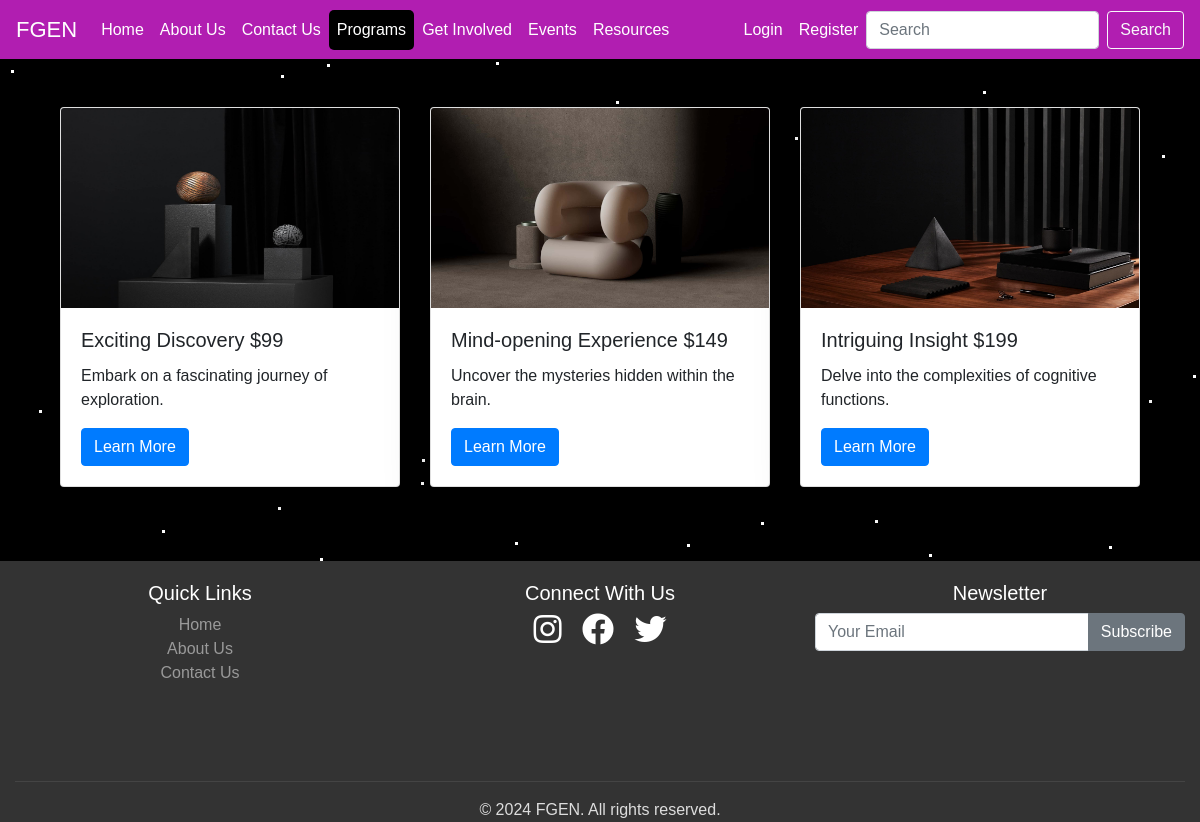
Screenshot of /programs/ with the database file from the repository.
### new_App/models.py (models this page shows, shortened)
class Programs(models.Model):
    p_name = models.CharField(max_length=100)
    p_description = models.CharField(max_length=200)
    p_price = models.IntegerField()
    p_imagename = models.CharField(max_length=100)
    created_at = models.DateTimeField(auto_now_add=True)

### new_App/views.py (the view)
# urls.py: path('programs/', views.programs, name='programs'),
def programs(request):
    programs = Programs.objects.all()
    return render(request, 'programs.html', {'active_page': 'programs', 'programs':programs})

### new_App/templates/programs.html (shortened to what this page needs)
{% extends 'base.html' %}
{% load static%}
{% block content %}
    <div class="container-fluid mt-5">
        <div class="row justify-content-center">
            {% for program in programs %}
            <div class="col-md-4 col-sm-12">
                <div class="card card-custom program-card shadow-lg">
                    <img src="/static/assets/images/{{program.p_imagename}}.jpeg" height=200 width=100 class="card-img-top" alt="Card Image">
                    <div class="card-body">
                        <h5 class="card-title">{{program.p_name}} <span>${{program.p_price}}</span></h5>
                        <p class="card-text">{{program.p_description}}</p>
                        <a href="#" class="btn btn-primary">Learn More</a>
                    </div>
                </div>
            </div>
            {% endfor %}
        </div>
    </div>
{% endblock %}

### new_App/templates/base.html (shortened to what this page needs)
{% load static %}
<!DOCTYPE html>
<html lang="en">
<head>
    <link rel="stylesheet" href="https://stackpath.bootstrapcdn.com/bootstrap/4.5.2/css/bootstrap.min.css">
    <link rel="stylesheet" href="https://cdnjs.cloudflare.com/ajax/libs/font-awesome/5.15.4/css/all.min.css">
    <link rel="stylesheet" href="{% static 'assets/css/style.css' %}">
</head>
<body>
    <nav class="navbar navbar-expand-lg navbar-fixed-top navbar-dark bg-purple">
        <a class="navbar-brand" href="{% url 'home' %}" style="font-size:22px;">FGEN</a>
        <div class="collapse navbar-collapse" id="navbarNav">
            <ul class="navbar-nav mr-auto">
                <li class="nav-item">
                    <a class="{% if active_page == 'home' %}active{% endif %} nav-link" href="{% url 'home' %}">Home</a>
                </li>
                <li class="nav-item">
                    <a class="nav-link {% if active_page == 'about' %}active{% endif %}" href="{% url 'about_us' %}">About Us</a>
                </li>
                <li class="nav-item">
                    <a class="nav-link {% if active_page == 'contact' %}active{% endif %}" href="{% url 'contact_us' %}">Contact Us</a>
                </li>
                <li class="nav-item">
                    <a class="nav-link {% if active_page == 'programs' %}active{% endif %}" href="{% url 'programs' %}">Programs</a>
                </li>
                <li class="nav-item">
                    <a class="nav-link {% if active_page == 'getinvolved' %}active{% endif %}" href="{% url 'get_involved' %}">Get Involved</a>
                </li>
                <li class="nav-item">
                    <a class="nav-link {% if active_page == 'events' %}active{% endif %}" href="{% url 'events' %}">Events</a>
                </li>
                <li class="nav-item">
                    <a class="nav-link {% if active_page == 'resources' %}active{% endif %}" href="{% url 'resources' %}">Resources</a>
                </li>
            </ul>
            <ul class="navbar-nav">
                {% if user.is_authenticated %}
                    <li class="nav-item">
                        <a class="nav-link" href="{% url 'account_logout' %}">Logout</a>
                    </li>
                {% else %}
                    <li class="nav-item">
                        <a class="nav-link" href="{% url 'account_login' %}">Login</a>
                    </li>
                    <li class="nav-item">
                        <a class="nav-link" href="{% url 'account_signup' %}">Register</a>
                    </li>
                {% endif %}
            </ul>
            <form class="form-inline my-2 my-lg-0">
                <input class="form-control mr-sm-2" type="search" placeholder="Search" aria-label="Search">
                <button class="btn btn-outline-light my-2 my-sm-0" type="submit">Search</button>
            </form>
        </div>
    </nav>
    <div class="container main-content">
        {% block content %}
        {% endblock %}
    </div>
    <footer class="footer">
        <div class="container text-center">
            <div class="row">
                <div class="col-md-4 col-lg-4 col-sm-6">
                    <h5>Quick Links</h5>
                    <ul class="list-unstyled">
                        <li><a href="{% url 'home' %}" class="text-white-50">Home</a></li>
                        <li><a href="{% url 'about_us' %}" class="text-white-50">About Us</a></li>
                        <li><a href="{% url 'contact_us' %}" class="text-white-50">Contact Us</a></li>
                    </ul>
                </div>
                <div class="col-md-4 col-lg-4 col-sm-6">
                    <h5>Connect With Us</h5>
                    <div class="social-icons mb-3">
                        <a href="#" class="social-icon text-white mr-3"><i class="fab fa-instagram fa-2x"></i></a>
                        <a href="#" class="social-icon text-white mr-3"><i class="fab fa-facebook fa-2x"></i></a>
                        <a href="#" class="social-icon text-white"><i class="fab fa-twitter fa-2x"></i></a>
                    </div>
                </div>
                <div class="col-md-4 col-lg-4 col-sm-12">
                    <h5>Newsletter</h5>
                    <form method="POST" action="{% url 'newsletter_signup' %}">
                        <div class="input-group">
                            <input type="email" class="form-control" name="email" placeholder="Your Email" required value="{{ form.email.value }}">
                            <div class="input-group-append">
                                <button class="btn btn-secondary" type="submit">Subscribe</button>
                            </div>
                        </div>
                    </form>
                </div>
            </div>
            <hr class="bg-secondary">
            <p class="mb-0">&copy; {% now "Y" %} FGEN. All rights reserved.</p>
        </div>
    </footer>
</body>
</html>

### new_App/static/assets/css/style.css (style rules this page uses)
body { font-family: Arial, sans-serif; background-color: #f8f9fa; display: flex; min-height: 100vh; flex-direction: column; padding-bottom: 130px; }
.navbar { background-color: rgb(177, 30, 177); color: #ffffff; }
.navbar-dark .navbar-nav .nav-link { color: #ffffff; font-weight: normal; border-radius: 5px; transition: all 0.3s ease; }
.active { font-weight: bold; background-color: black; color: white; border-radius: 5px; }
.main-content { flex: 1; }
.footer { background-color: #000; color: #fff; text-align: center; padding: 10px; width: 100%; position: fixed; bottom: 0; }
.program-card { transition: transform 0.2s; }
a { text-decoration: none; background-color: transparent; }

### rows the page displays
Programs: p_imagename (picture), p_name "Exciting Discovery", p_price "99", p_description "Embark on a fascinating journey of exploration."
Programs: p_imagename (picture), p_name "Mind-opening Experience", p_price "149", p_description "Uncover the mysteries hidden within the brain."
Programs: p_imagename (picture), p_name "Intriguing Insight", p_price "199", p_description "Delve into the complexities of cognitive functions."
